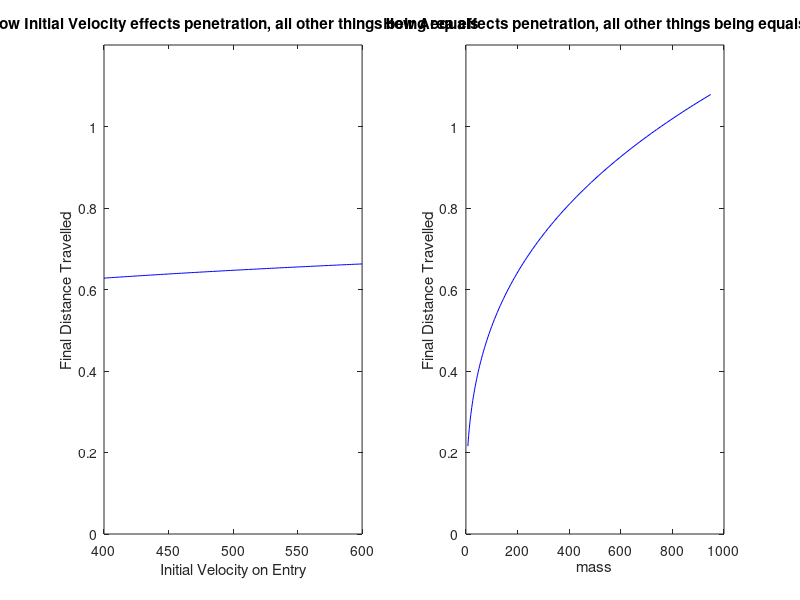

The MATLAB script that drew this image:
% script simulates a simple deterministic model of a particle
% penetrating a single layered model of skin

%% define all parameters
% want everything in meters/kg
depth_L = 10; % depth of the Langerhan cells 
r_LC = 4; % radius of Langerhan cells 
depth_SC = ((20+30)/2); % thickness of stratum corneum 
depth_VE = ((50+100)/2); % thickness of viable epidermis 
rho_LC = 1000; % 1000 Langherhan cells per mm
rho_SC = 1500; % density of stratum corneum kg/m^3
rho_VE = 1200; % density of viable epidermis kg/m^3
sig_SC = (3+25)/2; % average yield stress for stratum corneum in MPA
sig_VE = 2; % yield stress for viable epidermis in MPA
mu = 0.89; % water viscosity in micropascals per second
ymod_SC = 4; % youngs modulus of stratum corneum in gigapascals
ymod_VE = 3; % youngs modulus of viable epidermis in gigapascals
v_0 = (400+600)/2; % typical entry velocity of particle
r = (0.5+2.5)/2; % typical particle radius
rho_g = 19.32; % density of gold kg/m^3
c_D = 0.5; % drag coeffecient
c = 3; % yield constant

% calculate some parameters from others
A = pi * r^2; % area of the particle
rho_s = (rho_SC+rho_VE)/2; % average density for one skin system
sig_s = (sig_SC + sig_VE)/2; % average yield constant for one skin system
m = rho_g * A .* r; % mass of the particle

%% create functions to model the final distance travelled

dist_v = @(v) (m./(c_D.*rho_s.*A)) * ...
    log(1 + (c_D.*rho_s.*v.^2)/(2*c .* sig_s)); %function of velocity

dist_m = @(mass, area) (mass./(c_D.*rho_s.*area)) * ...
    log(1 + (c_D.*rho_s.*v_0.^2)/(2*c .* sig_s));

%% run a simulation for each acceptable initial velocity and mass
v = [400:(600-400)/100:600]; % 101 data points between bounds
final_dist_v = dist_v(v);
radius = [0.5:(2.5-0.5)/100:2.5]; % 101 data points between bounds
area = pi * radius.^2;
mass = rho_g .* area .* radius;
final_dist_m = dist_m(mass, area);

%% plot a data 
% plot curve that shows initial velocity against distance travelled
figure(1);
subplot(1,2,1);
plot(v, final_dist_v, '-b');
xlabel('Initial Velocity on Entry');
ylabel('Final Distance Travelled');
title('How Initial Velocity effects penetration, all other things being equals');
ylim([0, 1.2]);

% plot curve that shows mass against distance travelled
subplot(1,2,2);
plot(mass, final_dist_m, '-b');
xlabel('mass');
ylabel('Final Distance Travelled');
title('How Area effects penetration, all other things being equals');
ylim([0, 1.2]);

